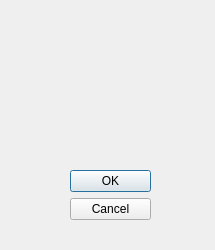
<?xml version="1.0" encoding="UTF-8"?>
<ui version="4.0">
 <class>Dialog</class>
 <widget class="QDialog" name="Dialog">
  <property name="geometry">
   <rect>
    <x>0</x>
    <y>0</y>
    <width>215</width>
    <height>250</height>
   </rect>
  </property>
  <property name="windowTitle">
   <string>Dialog</string>
  </property>
  <widget class="QDialogButtonBox" name="buttonBox">
   <property name="geometry">
    <rect>
     <x>70</x>
     <y>170</y>
     <width>81</width>
     <height>51</height>
    </rect>
   </property>
   <property name="orientation">
    <enum>Qt::Vertical</enum>
   </property>
   <property name="standardButtons">
    <set>QDialogButtonBox::Cancel|QDialogButtonBox::Ok</set>
   </property>
  </widget>
  <widget class="QLabel" name="label">
   <property name="geometry">
    <rect>
     <x>40</x>
     <y>50</y>
     <width>141</width>
     <height>81</height>
    </rect>
   </property>
   <property name="text">
    <string/>
   </property>
  </widget>
 </widget>
 <resources/>
 <connections>
  <connection>
   <sender>buttonBox</sender>
   <signal>accepted()</signal>
   <receiver>Dialog</receiver>
   <slot>accept()</slot>
   <hints>
    <hint type="sourcelabel">
     <x>248</x>
     <y>254</y>
    </hint>
    <hint type="destinationlabel">
     <x>157</x>
     <y>274</y>
    </hint>
   </hints>
  </connection>
  <connection>
   <sender>buttonBox</sender>
   <signal>rejected()</signal>
   <receiver>Dialog</receiver>
   <slot>reject()</slot>
   <hints>
    <hint type="sourcelabel">
     <x>316</x>
     <y>260</y>
    </hint>
    <hint type="destinationlabel">
     <x>286</x>
     <y>274</y>
    </hint>
   </hints>
  </connection>
 </connections>
</ui>
